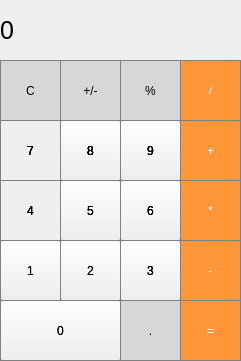
<?xml version="1.0" encoding="UTF-8"?>
<ui version="4.0">
 <class>MainWindow</class>
 <widget class="QMainWindow" name="MainWindow">
  <property name="enabled">
   <bool>true</bool>
  </property>
  <property name="geometry">
   <rect>
    <x>0</x>
    <y>0</y>
    <width>241</width>
    <height>361</height>
   </rect>
  </property>
  <property name="windowTitle">
   <string>MainWindow</string>
  </property>
  <widget class="QWidget" name="centralwidget">
   <widget class="QLabel" name="display">
    <property name="geometry">
     <rect>
      <x>0</x>
      <y>0</y>
      <width>241</width>
      <height>61</height>
     </rect>
    </property>
    <property name="font">
     <font>
      <pointsize>19</pointsize>
     </font>
    </property>
    <property name="text">
     <string>0</string>
    </property>
   </widget>
   <widget class="QPushButton" name="btnClear">
    <property name="geometry">
     <rect>
      <x>0</x>
      <y>60</y>
      <width>61</width>
      <height>61</height>
     </rect>
    </property>
    <property name="styleSheet">
     <string notr="true">QPushButton {
  background-color: rgb(215, 215, 215);
  border: 1px solid gray;
color: rgb(0,0,0);
}
QPushButton:pressed {
    background-color: qlineargradient(x1: 0, y1: 0, x2: 0, y2: 1,
                                      stop: 0 #BEBEBE, stop: 1 #D7D7D7);
}</string>
    </property>
    <property name="text">
     <string>C</string>
    </property>
   </widget>
   <widget class="QPushButton" name="btnMod">
    <property name="geometry">
     <rect>
      <x>120</x>
      <y>60</y>
      <width>61</width>
      <height>61</height>
     </rect>
    </property>
    <property name="styleSheet">
     <string notr="true">QPushButton {
  background-color: rgb(215, 215, 215);
  border: 1px solid gray;
 color: #000000;
}
QPushButton:pressed {
    background-color: qlineargradient(x1: 0, y1: 0, x2: 0, y2: 1,
                                      stop: 0 #BEBEBE, stop: 1 #D7D7D7);
}</string>
    </property>
    <property name="text">
     <string>%</string>
    </property>
   </widget>
   <widget class="QPushButton" name="btnDiv">
    <property name="geometry">
     <rect>
      <x>180</x>
      <y>60</y>
      <width>61</width>
      <height>61</height>
     </rect>
    </property>
    <property name="styleSheet">
     <string notr="true">QPushButton {
  background-color: rgb(255, 151, 57);
  color: white; 
  border: 1px solid gray;
}

QPushButton:pressed {
    background-color: qlineargradient(x1: 0, y1: 0, x2: 0, y2: 1,
                                      stop: 0 #FF7832, stop: 1 #FF9739);
}</string>
    </property>
    <property name="text">
     <string>/</string>
    </property>
   </widget>
   <widget class="QPushButton" name="pushButton_4">
    <property name="geometry">
     <rect>
      <x>60</x>
      <y>60</y>
      <width>61</width>
      <height>61</height>
     </rect>
    </property>
    <property name="styleSheet">
     <string notr="true">QPushButton {
  background-color: rgb(215, 215, 215);
  border: 1px solid gray;
 color: #000000;
}
QPushButton:pressed {
    background-color: qlineargradient(x1: 0, y1: 0, x2: 0, y2: 1,
                                      stop: 0 #BEBEBE, stop: 1 #D7D7D7);
}</string>
    </property>
    <property name="text">
     <string>+/-</string>
    </property>
   </widget>
   <widget class="QPushButton" name="pushButton_5">
    <property name="geometry">
     <rect>
      <x>60</x>
      <y>120</y>
      <width>61</width>
      <height>61</height>
     </rect>
    </property>
    <property name="text">
     <string>8</string>
    </property>
   </widget>
   <widget class="QPushButton" name="pushButton_6">
    <property name="geometry">
     <rect>
      <x>0</x>
      <y>120</y>
      <width>61</width>
      <height>61</height>
     </rect>
    </property>
    <property name="styleSheet">
     <string notr="true">QPushButton {
   border: 1px solid gray;
}
QPushButton:pressed {
    background-color: qlineargradient(x1: 0, y1: 0, x2: 0, y2: 1,
                                      stop: 0 #dadbde, stop: 1 #f6f7fa);
}</string>
    </property>
    <property name="text">
     <string>7</string>
    </property>
   </widget>
   <widget class="QPushButton" name="btnPlus">
    <property name="geometry">
     <rect>
      <x>180</x>
      <y>120</y>
      <width>61</width>
      <height>61</height>
     </rect>
    </property>
    <property name="styleSheet">
     <string notr="true">QPushButton {
  background-color: rgb(255, 151, 57);
  color: white; 
  border: 1px solid gray;
}

QPushButton:pressed {
    background-color: qlineargradient(x1: 0, y1: 0, x2: 0, y2: 1,
                                      stop: 0 #FF7832, stop: 1 #FF9739);
}</string>
    </property>
    <property name="text">
     <string>+</string>
    </property>
   </widget>
   <widget class="QPushButton" name="pushButton_8">
    <property name="geometry">
     <rect>
      <x>120</x>
      <y>120</y>
      <width>61</width>
      <height>61</height>
     </rect>
    </property>
    <property name="text">
     <string>9</string>
    </property>
   </widget>
   <widget class="QPushButton" name="btnMul">
    <property name="geometry">
     <rect>
      <x>180</x>
      <y>180</y>
      <width>61</width>
      <height>61</height>
     </rect>
    </property>
    <property name="styleSheet">
     <string notr="true">QPushButton {
  background-color: rgb(255, 151, 57);
  color: white; 
  border: 1px solid gray;
}

QPushButton:pressed {
    background-color: qlineargradient(x1: 0, y1: 0, x2: 0, y2: 1,
                                      stop: 0 #FF7832, stop: 1 #FF9739);
}</string>
    </property>
    <property name="text">
     <string>*</string>
    </property>
   </widget>
   <widget class="QPushButton" name="btn6">
    <property name="geometry">
     <rect>
      <x>120</x>
      <y>180</y>
      <width>61</width>
      <height>61</height>
     </rect>
    </property>
    <property name="text">
     <string>6</string>
    </property>
   </widget>
   <widget class="QPushButton" name="pushButton_11">
    <property name="geometry">
     <rect>
      <x>60</x>
      <y>180</y>
      <width>61</width>
      <height>61</height>
     </rect>
    </property>
    <property name="text">
     <string>5</string>
    </property>
   </widget>
   <widget class="QPushButton" name="pushButton_12">
    <property name="geometry">
     <rect>
      <x>0</x>
      <y>180</y>
      <width>61</width>
      <height>61</height>
     </rect>
    </property>
    <property name="styleSheet">
     <string notr="true">QPushButton {
   border: 1px solid gray;
}
QPushButton:pressed {
    background-color: qlineargradient(x1: 0, y1: 0, x2: 0, y2: 1,
                                      stop: 0 #dadbde, stop: 1 #f6f7fa);
}</string>
    </property>
    <property name="text">
     <string>4</string>
    </property>
   </widget>
   <widget class="QPushButton" name="pushButton_13">
    <property name="geometry">
     <rect>
      <x>0</x>
      <y>240</y>
      <width>61</width>
      <height>61</height>
     </rect>
    </property>
    <property name="text">
     <string>1</string>
    </property>
   </widget>
   <widget class="QPushButton" name="pushButton_14">
    <property name="geometry">
     <rect>
      <x>60</x>
      <y>240</y>
      <width>61</width>
      <height>61</height>
     </rect>
    </property>
    <property name="text">
     <string>2</string>
    </property>
   </widget>
   <widget class="QPushButton" name="pushButton_15">
    <property name="geometry">
     <rect>
      <x>120</x>
      <y>240</y>
      <width>61</width>
      <height>61</height>
     </rect>
    </property>
    <property name="text">
     <string>3</string>
    </property>
   </widget>
   <widget class="QPushButton" name="btnMinus">
    <property name="geometry">
     <rect>
      <x>180</x>
      <y>240</y>
      <width>61</width>
      <height>61</height>
     </rect>
    </property>
    <property name="styleSheet">
     <string notr="true">QPushButton {
  background-color: rgb(255, 151, 57);
  color: white; 
  border: 1px solid gray;
}

QPushButton:pressed {
    background-color: qlineargradient(x1: 0, y1: 0, x2: 0, y2: 1,
                                      stop: 0 #FF7832, stop: 1 #FF9739);
}</string>
    </property>
    <property name="text">
     <string>-</string>
    </property>
   </widget>
   <widget class="QPushButton" name="pushButton_17">
    <property name="geometry">
     <rect>
      <x>0</x>
      <y>300</y>
      <width>121</width>
      <height>61</height>
     </rect>
    </property>
    <property name="text">
     <string>0</string>
    </property>
   </widget>
   <widget class="QPushButton" name="btnDot">
    <property name="geometry">
     <rect>
      <x>120</x>
      <y>300</y>
      <width>61</width>
      <height>61</height>
     </rect>
    </property>
    <property name="styleSheet">
     <string notr="true">QPushButton {
  background-color: rgb(215, 215, 215);
  border: 1px solid gray;
 color: #000000;
}
QPushButton:pressed {
    background-color: qlineargradient(x1: 0, y1: 0, x2: 0, y2: 1,
                                      stop: 0 #BEBEBE, stop: 1 #D7D7D7);
}</string>
    </property>
    <property name="text">
     <string>.</string>
    </property>
   </widget>
   <widget class="QPushButton" name="btnEqual">
    <property name="geometry">
     <rect>
      <x>180</x>
      <y>300</y>
      <width>61</width>
      <height>61</height>
     </rect>
    </property>
    <property name="styleSheet">
     <string notr="true">QPushButton {
  background-color: rgb(255, 151, 57);
  color: white; 
  border: 1px solid gray;
}

QPushButton:pressed {
    background-color: qlineargradient(x1: 0, y1: 0, x2: 0, y2: 1,
                                      stop: 0 #FF7832, stop: 1 #FF9739);
}</string>
    </property>
    <property name="text">
     <string>=</string>
    </property>
   </widget>
   <widget class="QPushButton" name="pushButton_20">
    <property name="geometry">
     <rect>
      <x>60</x>
      <y>240</y>
      <width>61</width>
      <height>61</height>
     </rect>
    </property>
    <property name="text">
     <string>2</string>
    </property>
   </widget>
   <widget class="QPushButton" name="pushButton_21">
    <property name="geometry">
     <rect>
      <x>0</x>
      <y>240</y>
      <width>61</width>
      <height>61</height>
     </rect>
    </property>
    <property name="text">
     <string>1</string>
    </property>
   </widget>
   <widget class="QPushButton" name="pushButton_22">
    <property name="geometry">
     <rect>
      <x>0</x>
      <y>300</y>
      <width>121</width>
      <height>61</height>
     </rect>
    </property>
    <property name="text">
     <string>0</string>
    </property>
   </widget>
   <widget class="QPushButton" name="pushButton_23">
    <property name="geometry">
     <rect>
      <x>60</x>
      <y>240</y>
      <width>61</width>
      <height>61</height>
     </rect>
    </property>
    <property name="text">
     <string>2</string>
    </property>
   </widget>
   <widget class="QPushButton" name="pushButton_24">
    <property name="geometry">
     <rect>
      <x>0</x>
      <y>300</y>
      <width>121</width>
      <height>61</height>
     </rect>
    </property>
    <property name="text">
     <string>0</string>
    </property>
   </widget>
   <widget class="QPushButton" name="btn1">
    <property name="geometry">
     <rect>
      <x>0</x>
      <y>240</y>
      <width>61</width>
      <height>61</height>
     </rect>
    </property>
    <property name="styleSheet">
     <string notr="true">QPushButton {
   border: 1px solid gray;
}
QPushButton:pressed {
    background-color: qlineargradient(x1: 0, y1: 0, x2: 0, y2: 1,
                                      stop: 0 #dadbde, stop: 1 #f6f7fa);
}</string>
    </property>
    <property name="text">
     <string>1</string>
    </property>
   </widget>
   <widget class="QPushButton" name="pushButton_26">
    <property name="geometry">
     <rect>
      <x>60</x>
      <y>180</y>
      <width>61</width>
      <height>61</height>
     </rect>
    </property>
    <property name="styleSheet">
     <string notr="true">QPushButton {
   border: 1px solid gray;
}
QPushButton:pressed {
    background-color: qlineargradient(x1: 0, y1: 0, x2: 0, y2: 1,
                                      stop: 0 #dadbde, stop: 1 #f6f7fa);
}</string>
    </property>
    <property name="text">
     <string>5</string>
    </property>
   </widget>
   <widget class="QPushButton" name="pushButton_27">
    <property name="geometry">
     <rect>
      <x>120</x>
      <y>120</y>
      <width>61</width>
      <height>61</height>
     </rect>
    </property>
    <property name="styleSheet">
     <string notr="true">QPushButton {
   border: 1px solid gray;
}
QPushButton:pressed {
    background-color: qlineargradient(x1: 0, y1: 0, x2: 0, y2: 1,
                                      stop: 0 #dadbde, stop: 1 #f6f7fa);
}</string>
    </property>
    <property name="text">
     <string>9</string>
    </property>
   </widget>
   <widget class="QPushButton" name="pushButton_28">
    <property name="geometry">
     <rect>
      <x>60</x>
      <y>120</y>
      <width>61</width>
      <height>61</height>
     </rect>
    </property>
    <property name="styleSheet">
     <string notr="true">QPushButton {
   border: 1px solid gray;
}
QPushButton:pressed {
    background-color: qlineargradient(x1: 0, y1: 0, x2: 0, y2: 1,
                                      stop: 0 #dadbde, stop: 1 #f6f7fa);
}</string>
    </property>
    <property name="text">
     <string>8</string>
    </property>
   </widget>
   <widget class="QPushButton" name="pushButton_29">
    <property name="geometry">
     <rect>
      <x>120</x>
      <y>180</y>
      <width>61</width>
      <height>61</height>
     </rect>
    </property>
    <property name="styleSheet">
     <string notr="true">QPushButton {
   border: 1px solid gray;
}
QPushButton:pressed {
    background-color: qlineargradient(x1: 0, y1: 0, x2: 0, y2: 1,
                                      stop: 0 #dadbde, stop: 1 #f6f7fa);
}</string>
    </property>
    <property name="text">
     <string>6</string>
    </property>
   </widget>
   <widget class="QPushButton" name="pushButton_30">
    <property name="geometry">
     <rect>
      <x>120</x>
      <y>240</y>
      <width>61</width>
      <height>61</height>
     </rect>
    </property>
    <property name="styleSheet">
     <string notr="true">QPushButton {
   border: 1px solid gray;
}
QPushButton:pressed {
    background-color: qlineargradient(x1: 0, y1: 0, x2: 0, y2: 1,
                                      stop: 0 #dadbde, stop: 1 #f6f7fa);
}</string>
    </property>
    <property name="text">
     <string>3</string>
    </property>
   </widget>
   <widget class="QPushButton" name="btn0">
    <property name="geometry">
     <rect>
      <x>0</x>
      <y>300</y>
      <width>121</width>
      <height>61</height>
     </rect>
    </property>
    <property name="styleSheet">
     <string notr="true">QPushButton {
   border: 1px solid gray;
}
QPushButton:pressed {
    background-color: qlineargradient(x1: 0, y1: 0, x2: 0, y2: 1,
                                      stop: 0 #dadbde, stop: 1 #f6f7fa);
}</string>
    </property>
    <property name="text">
     <string>0</string>
    </property>
   </widget>
   <widget class="QPushButton" name="btn2">
    <property name="geometry">
     <rect>
      <x>60</x>
      <y>240</y>
      <width>61</width>
      <height>61</height>
     </rect>
    </property>
    <property name="styleSheet">
     <string notr="true">QPushButton {
   border: 1px solid gray;
}
QPushButton:pressed {
    background-color: qlineargradient(x1: 0, y1: 0, x2: 0, y2: 1,
                                      stop: 0 #dadbde, stop: 1 #f6f7fa);
}</string>
    </property>
    <property name="text">
     <string>2</string>
    </property>
   </widget>
   <widget class="QPushButton" name="pushButton_33">
    <property name="geometry">
     <rect>
      <x>0</x>
      <y>180</y>
      <width>61</width>
      <height>61</height>
     </rect>
    </property>
    <property name="styleSheet">
     <string notr="true">QPushButton {
   border: 1px solid gray;
}
QPushButton:pressed {
    background-color: qlineargradient(x1: 0, y1: 0, x2: 0, y2: 1,
                                      stop: 0 #dadbde, stop: 1 #f6f7fa);
}</string>
    </property>
    <property name="text">
     <string>4</string>
    </property>
   </widget>
   <widget class="QPushButton" name="pushButton_34">
    <property name="geometry">
     <rect>
      <x>0</x>
      <y>120</y>
      <width>61</width>
      <height>61</height>
     </rect>
    </property>
    <property name="styleSheet">
     <string notr="true">QPushButton {
   border: 1px solid gray;
}
QPushButton:pressed {
    background-color: qlineargradient(x1: 0, y1: 0, x2: 0, y2: 1,
                                      stop: 0 #dadbde, stop: 1 #f6f7fa);
}</string>
    </property>
    <property name="text">
     <string>7</string>
    </property>
   </widget>
   <widget class="QPushButton" name="pushButton_35">
    <property name="geometry">
     <rect>
      <x>120</x>
      <y>120</y>
      <width>61</width>
      <height>61</height>
     </rect>
    </property>
    <property name="styleSheet">
     <string notr="true">QPushButton {
   border: 1px solid gray;
}
QPushButton:pressed {
    background-color: qlineargradient(x1: 0, y1: 0, x2: 0, y2: 1,
                                      stop: 0 #dadbde, stop: 1 #f6f7fa);
}</string>
    </property>
    <property name="text">
     <string>9</string>
    </property>
   </widget>
   <widget class="QPushButton" name="pushButton_36">
    <property name="geometry">
     <rect>
      <x>60</x>
      <y>120</y>
      <width>61</width>
      <height>61</height>
     </rect>
    </property>
    <property name="styleSheet">
     <string notr="true">QPushButton {
   border: 1px solid gray;
}
QPushButton:pressed {
    background-color: qlineargradient(x1: 0, y1: 0, x2: 0, y2: 1,
                                      stop: 0 #dadbde, stop: 1 #f6f7fa);
}</string>
    </property>
    <property name="text">
     <string>8</string>
    </property>
   </widget>
   <widget class="QPushButton" name="pushButton_37">
    <property name="geometry">
     <rect>
      <x>0</x>
      <y>120</y>
      <width>61</width>
      <height>61</height>
     </rect>
    </property>
    <property name="styleSheet">
     <string notr="true">QPushButton {
   border: 1px solid gray;
}
QPushButton:pressed {
    background-color: qlineargradient(x1: 0, y1: 0, x2: 0, y2: 1,
                                      stop: 0 #dadbde, stop: 1 #f6f7fa);
}</string>
    </property>
    <property name="text">
     <string>7</string>
    </property>
   </widget>
   <widget class="QPushButton" name="pushButton_38">
    <property name="geometry">
     <rect>
      <x>60</x>
      <y>120</y>
      <width>61</width>
      <height>61</height>
     </rect>
    </property>
    <property name="styleSheet">
     <string notr="true">QPushButton {
   border: 1px solid gray;
}
QPushButton:pressed {
    background-color: qlineargradient(x1: 0, y1: 0, x2: 0, y2: 1,
                                      stop: 0 #dadbde, stop: 1 #f6f7fa);
}</string>
    </property>
    <property name="text">
     <string>8</string>
    </property>
   </widget>
   <widget class="QPushButton" name="btn4">
    <property name="geometry">
     <rect>
      <x>0</x>
      <y>180</y>
      <width>61</width>
      <height>61</height>
     </rect>
    </property>
    <property name="styleSheet">
     <string notr="true">QPushButton {
   border: 1px solid gray;
}
QPushButton:pressed {
    background-color: qlineargradient(x1: 0, y1: 0, x2: 0, y2: 1,
                                      stop: 0 #dadbde, stop: 1 #f6f7fa);
}</string>
    </property>
    <property name="text">
     <string>4</string>
    </property>
   </widget>
   <widget class="QPushButton" name="btn5">
    <property name="geometry">
     <rect>
      <x>60</x>
      <y>180</y>
      <width>61</width>
      <height>61</height>
     </rect>
    </property>
    <property name="styleSheet">
     <string notr="true">QPushButton {
   border: 1px solid gray;
}
QPushButton:pressed {
    background-color: qlineargradient(x1: 0, y1: 0, x2: 0, y2: 1,
                                      stop: 0 #dadbde, stop: 1 #f6f7fa);
}</string>
    </property>
    <property name="text">
     <string>5</string>
    </property>
   </widget>
   <widget class="QPushButton" name="btn8">
    <property name="geometry">
     <rect>
      <x>60</x>
      <y>120</y>
      <width>61</width>
      <height>61</height>
     </rect>
    </property>
    <property name="styleSheet">
     <string notr="true">QPushButton {
   border: 1px solid gray;
}
QPushButton:pressed {
    background-color: qlineargradient(x1: 0, y1: 0, x2: 0, y2: 1,
                                      stop: 0 #dadbde, stop: 1 #f6f7fa);
}</string>
    </property>
    <property name="text">
     <string>8</string>
    </property>
   </widget>
   <widget class="QPushButton" name="btn3">
    <property name="geometry">
     <rect>
      <x>120</x>
      <y>240</y>
      <width>61</width>
      <height>61</height>
     </rect>
    </property>
    <property name="styleSheet">
     <string notr="true">QPushButton {
   border: 1px solid gray;
}
QPushButton:pressed {
    background-color: qlineargradient(x1: 0, y1: 0, x2: 0, y2: 1,
                                      stop: 0 #dadbde, stop: 1 #f6f7fa);
}</string>
    </property>
    <property name="text">
     <string>3</string>
    </property>
   </widget>
   <widget class="QPushButton" name="btn7">
    <property name="geometry">
     <rect>
      <x>0</x>
      <y>120</y>
      <width>61</width>
      <height>61</height>
     </rect>
    </property>
    <property name="styleSheet">
     <string notr="true">QPushButton {
   border: 1px solid gray;
}
QPushButton:pressed {
    background-color: qlineargradient(x1: 0, y1: 0, x2: 0, y2: 1,
                                      stop: 0 #dadbde, stop: 1 #f6f7fa);
}</string>
    </property>
    <property name="text">
     <string>7</string>
    </property>
   </widget>
   <widget class="QPushButton" name="pushButton_44">
    <property name="geometry">
     <rect>
      <x>120</x>
      <y>180</y>
      <width>61</width>
      <height>61</height>
     </rect>
    </property>
    <property name="styleSheet">
     <string notr="true">QPushButton {
   border: 1px solid gray;
}
QPushButton:pressed {
    background-color: qlineargradient(x1: 0, y1: 0, x2: 0, y2: 1,
                                      stop: 0 #dadbde, stop: 1 #f6f7fa);
}</string>
    </property>
    <property name="text">
     <string>6</string>
    </property>
   </widget>
   <widget class="QPushButton" name="btn9">
    <property name="geometry">
     <rect>
      <x>120</x>
      <y>120</y>
      <width>61</width>
      <height>61</height>
     </rect>
    </property>
    <property name="styleSheet">
     <string notr="true">QPushButton {
   border: 1px solid gray;
}
QPushButton:pressed {
    background-color: qlineargradient(x1: 0, y1: 0, x2: 0, y2: 1,
                                      stop: 0 #dadbde, stop: 1 #f6f7fa);
}</string>
    </property>
    <property name="text">
     <string>9</string>
    </property>
   </widget>
  </widget>
 </widget>
 <resources/>
 <connections/>
</ui>
